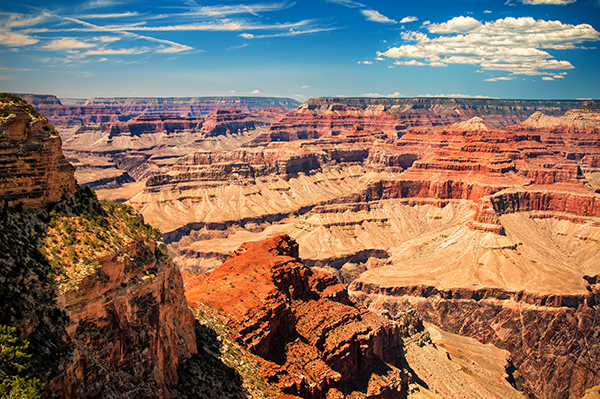
#> input picture grand_canyon.png, 600 x 399 px
$ python translation.py --image grand_canyon.png
#> lines starting #> are read from the running program, lines starting #| are printed output that depends on the picture
# import the necessary packages
import numpy as np
import argparse
import imutils
import cv2

# construct the argument parser and parse the arguments
ap = argparse.ArgumentParser()
ap.add_argument("-i", "--image", required=True, help="Path to the image")
args = vars(ap.parse_args())

# load the image and show it
image = cv2.imread(args["image"])
#> image is the input picture: shape (399, 600, 3); mean B, G, R 97.3, 113.1, 138.6
cv2.imshow("Original", image)

# NOTE: Translating (shifting) an image is given by a NumPy matrix in
# the form:
#	[[1, 0, shiftX], [0, 1, shiftY]]
# You simply need to specify how many pixels you want to shift the image
# in the X and Y direction -- let's translate the image 25 pixels to the
# right and 50 pixels down
M = np.float32([[1, 0, 25], [0, 1, 50]])
shifted = cv2.warpAffine(image, M, (image.shape[1], image.shape[0]))
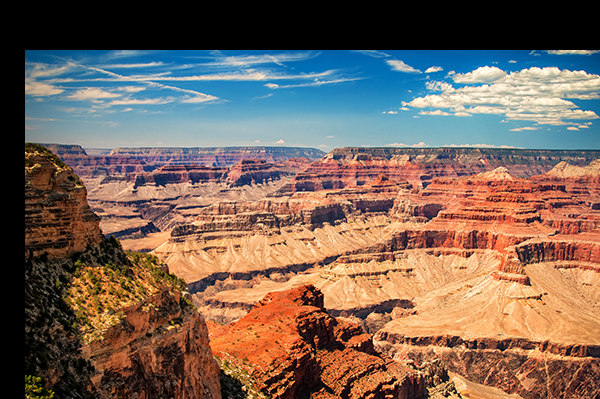
#> shifted: shape (399, 600, 3); mean B, G, R 88.7, 100.8, 120.6
cv2.imshow("Shifted Down and Right", shifted)


# now, let's shift the image 50 pixels to the left and 90 pixels up, we
# accomplish this using negative values
M = np.float32([[1, 0, -50], [0, 1, -90]])
shifted = cv2.warpAffine(image, M, (image.shape[1], image.shape[0]))
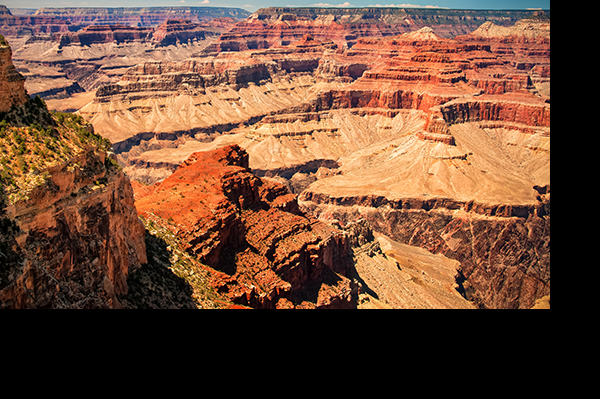
#> shifted: shape (399, 600, 3); mean B, G, R 55.5, 75.9, 112.1
cv2.imshow("Shifted Up and Left", shifted)


# Define a translation matrix to shift an image 30 pixels up and 50 pixels to the right.
M = np.float32([[1, 0, 50], [0, 1, -30]])
shifted = cv2.warpAffine(image, M, (image.shape[1], image.shape[0]))
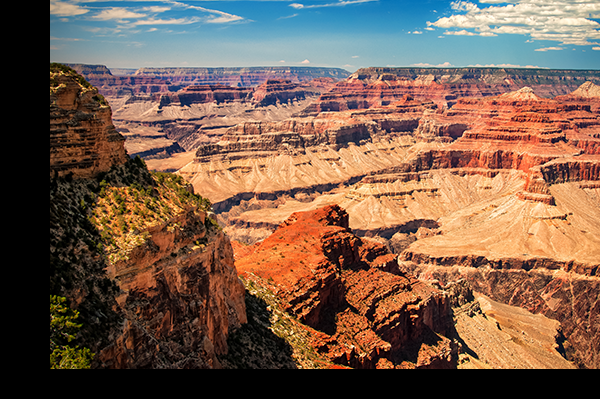
#> shifted: shape (399, 600, 3); mean B, G, R 77.6, 95.1, 122.5
cv2.imshow("image 30 pixels up and 50 pixels to the right", shifted)

# Define a translation matrix to shift an image 90 pixels down and 10 pixels to to the left.
M = np.float32([[1, 0, -10], [0, 1, 90]])
shifted = cv2.warpAffine(image, M, (image.shape[1], image.shape[0]))
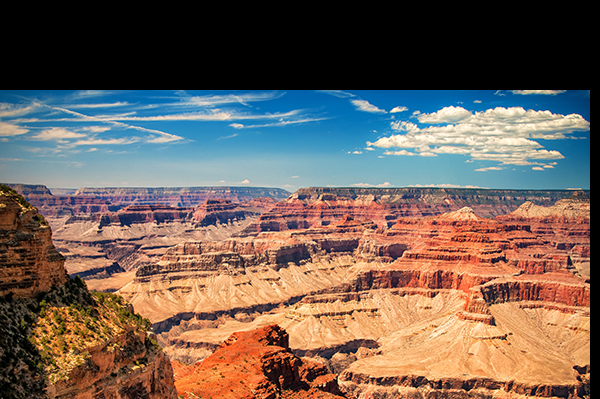
#> shifted: shape (399, 600, 3); mean B, G, R 87.1, 97, 113.3
cv2.imshow("image 90 pixels down and 10 pixels to to the left", shifted)

# Define a translation matrix to shift an image 15 pixels to the left and 20 pixels up.
M = np.float32([[1, 0, -15], [0, 1, -20]])
shifted = cv2.warpAffine(image, M, (image.shape[1], image.shape[0]))
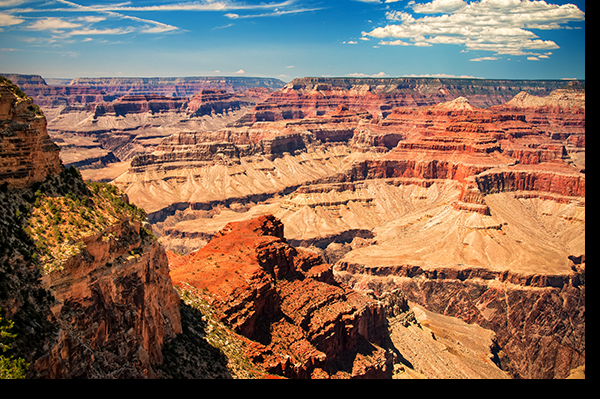
#> shifted: shape (399, 600, 3); mean B, G, R 87.9, 106, 135.2
cv2.imshow("image 15 pixels to the left and 20 pixels up", shifted)

# finally, let's use our helper function in imutils to shift the image down
# 100 pixels
shifted = imutils.translate(image, 0, 100)
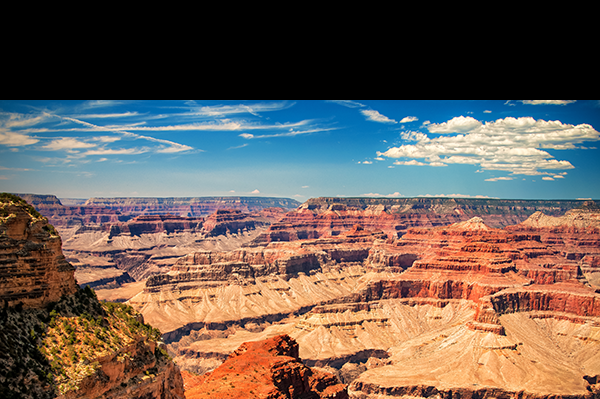
#> shifted: shape (399, 600, 3); mean B, G, R 86.5, 95.7, 110.5
cv2.imshow("Shifted Down", shifted)
cv2.waitKey(0)

cv2.waitKey(0)
